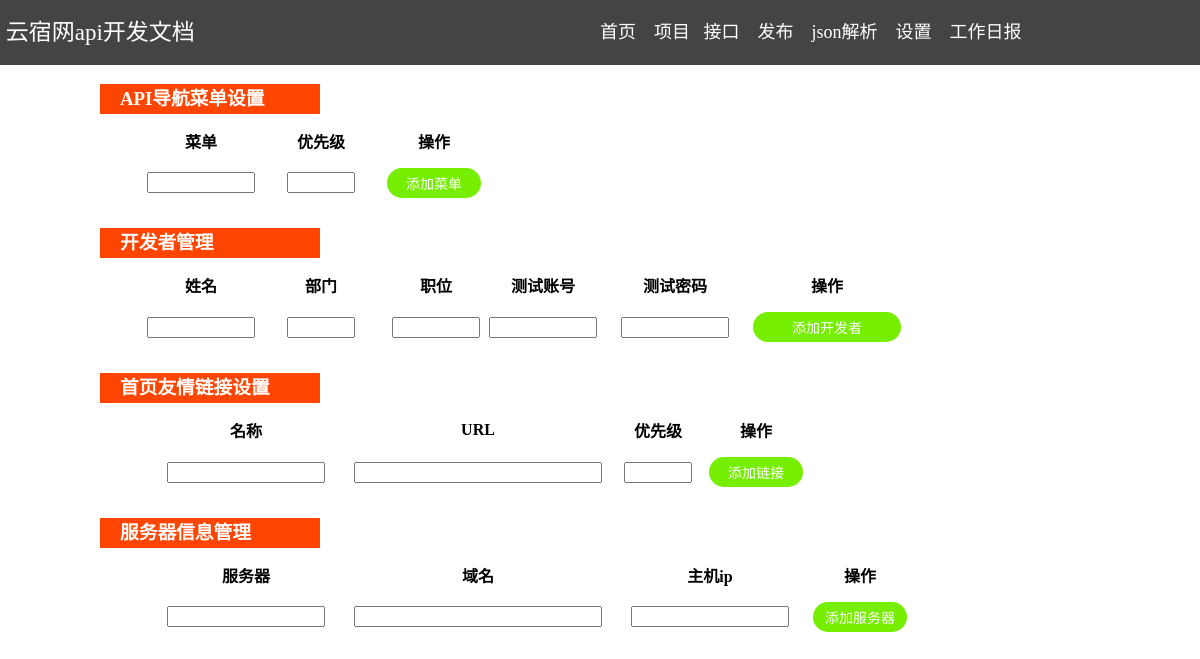
Page /set.php on the earlier database version.
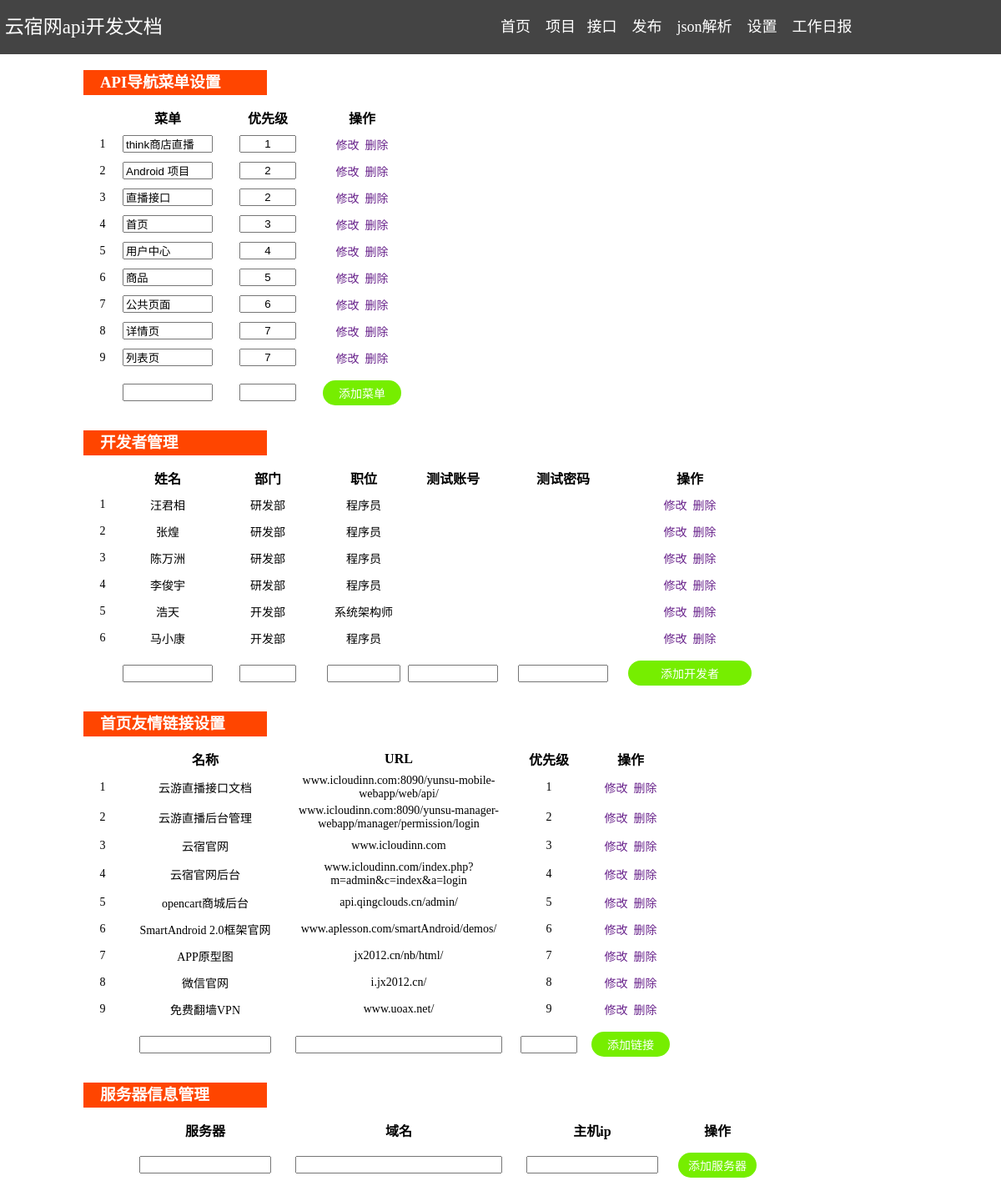
Same page on the later database version.
### tables this page shows
CREATE TABLE `doc_menus` (
  `menuid` int(2) NOT NULL AUTO_INCREMENT,
  `menuname` char(10) NOT NULL COMMENT '一级菜单',
  `priority` int(1) NOT NULL,
  PRIMARY KEY (`menuid`)
);

CREATE TABLE `doc_authors` (
  `authorid` int(2) NOT NULL AUTO_INCREMENT,
  `authname` char(10) NOT NULL,
  `department` char(10) NOT NULL COMMENT '部门',
  `position` char(10) NOT NULL COMMENT '职位',
  PRIMARY KEY (`authorid`)
);

CREATE TABLE `doc_links` (
  `lkid` int(3) NOT NULL AUTO_INCREMENT,
  `lkname` char(30) NOT NULL,
  `lkurl` char(80) NOT NULL,
  `priority` int(2) NOT NULL,
  PRIMARY KEY (`lkid`)
);

### inc/db.php (called while the page is built, shortened)
<?php
function exesql($sql)
{
    $connection = mysqli_connect(Config::$dbHost, Config::$dbUser, Config::$dbPwd,Config::$dbName);
    mysqli_query($connection,"set names 'utf8'");
    $rt = mysqli_query($connection,$sql);
    if ($rt) {
        if ($rt == "true") {
            $results = mysqli_affected_rows($connection);
        } else {
            $rows = array();
            while ($row = mysqli_fetch_array($rt, MYSQL_ASSOC)) {
                $rows[] = $row;
            }
            $results = $rows;
        }
    } else {
        $results = mysqli_error($connection);
    }
    return $results;
}

### public/set.php (the view, shortened to what the changed rows need)
<?php
require_once '../inc/db.php';
$menus = exesql("select * from doc_menus order by priority asc");
$authors = exesql("select * from doc_authors");
$mylink = exesql("select * from doc_links order by priority asc");
?>
<?php require_once 'header.php';?>
<link rel="stylesheet" href="/home/css/yunyou.css" type="text/css" media="screen" />
  <div id="container">
		<div id="contents" style="margin: 10px 100px 10px 100px;">
			<table>
				<colgroup>
				</colgroup>
				<thead>
					<tr>
						<th>&nbsp;</th>
						<th>菜单</th>
						<th>优先级</th>
						<th>操作</th>
					</tr>
				<thead>
				<tbody>
	            <?php $i=0; foreach ($menus as $menu){$i++;?>
	            <tr>
						<td><?php echo $i?></td>
						<td><input id="menuname<?php echo $menu['menuid']?>" class="inpt_menu" type="text" value="<?php echo $menu['menuname']?>"></td>
						<td><input id="prio<?php echo $menu['menuid']?>" class="inpt_prio"  type="text" value="<?php echo $menu['priority']?>"></td>
						<td>
						   <span onclick="upda_menu('<?php echo $menu['menuid']?>')">修改</span>&nbsp;
						   <span onclick="delmenu('<?php echo $menu['menuid']?>')">删除</span>
						</td>
				</tr>
	            <?php }?>
	            </tbody>
				<tfoot >
					<tr style="height: 50px;">
						<td>&nbsp;</td>
						<td><input id="new_menuname" class="inpt_menu" type="text" value=""></td>
						<td><input id="new_prio" class="inpt_prio"  type="text" value=""></td>
						<td><div class="yuanjiao" onclick="addmenu()">添加菜单</div></td>
					</tr>
				</tfoot>
			</table>
			<table>
			   <colgroup>
				</colgroup>
				<thead>
					<tr>
						<th>&nbsp;</th>
						<th>姓名</th>
					    <th>部门</th>
					    <th>职位</th>
					    <th>测试账号</th>
					    <th>测试密码</th>
					    <th>操作</th>
					</tr>
				<thead>
	           <?php $i=0; foreach ($authors as $author){$i++;?>
	           <tr>
					<td><?php echo $i?></td>
					<td>
					   <div class="auth<?php echo $author['authorid']?>"><?php echo $author['authname']?></div>
					</td>
					<td>
					   <div class="auth<?php echo $author['authorid']?>"><?php echo $author['department']?></div>
					</td>
					<td>
					   <div class="auth<?php echo $author['authorid']?>"><?php echo $author['position']?></div>
					</td>
					<td>
					</td>
					<td>
					</td>
					<td>
					   <span id="upda_auth<?php echo $author['authorid']?>" onclick="upda_befor('<?php echo $author['authorid']?>')">修改</span>&nbsp;
					   <span onclick="delauthor('<?php echo $author['authorid']?>')">删除</span>
					</td>
				</tr>
	         <?php }?>
				<tfoot >
					<tr style="height: 50px;">
						<td>&nbsp;</td>
						<td><input id="new_authname" class="inpt_menu" type="text" value=""></td>
						<td><input id="new_department" class="inpt_prio"  type="text" value=""></td>
						<td><input id="new_position" class="inpt_prio"  type="text" value="" style="width:80px"></td>
						<td><input id="new_access" class="inpt_prio"  type="text" value="" style="width:100px"></td>
						<td><input id="new_pwd" class="inpt_prio"  type="text" value="" style="width:100px"></td>
						<td><div class="yuanjiao" onclick="addauthor()">添加开发者</div></td>
					</tr>
				</tfoot>
	          </table>
			<table>
			   <colgroup>
				</colgroup>
				<thead>
					<tr>
						<th>&nbsp;</th>
						<th>名称</th>
					    <th>URL</th>
					    <th>优先级</th>
					    <th>操作</th>
					</tr>
				<thead>
	           <?php $i=0; foreach ($mylink as $link){$i++;?>
	           <tr>
					<td><?php echo $i?></td>
					<td>
					   <div class="link<?php echo $link['lkid']?>"><?php echo $link['lkname']?></div>
					</td>
					<td>
					   <div class="link<?php echo $link['lkid']?>"><?php echo $link['lkurl']?></div>
					</td>
					<td>
					   <div class="link<?php echo $link['lkid']?>"><?php echo $link['priority']?></div></td>
					<td>
					   <span id="upda_link<?php echo $link['lkid']?>" onclick="upda_link_befor('<?php echo $link['lkid']?>')">修改</span>&nbsp;
					   <span onclick="del_link('<?php echo $link['lkid']?>')">删除</span>
					</td>
				</tr>
	         <?php }?>
				<tfoot >
					<tr style="height: 50px;">
						<td>&nbsp;</td>
						<td><input id="new_link_name"  style="width: 150px" type="text" value=""></td>
						<td><input id="new_link_url"  style="width: 240px"type="text" value=""></td>
						<td><input id="new_link_priority" style="width: 60px"  type="text" value=""></td>
						<td><div class="yuanjiao" onclick="add_link()">添加链接</div></td>
					</tr>
				</tfoot>
	          </table>
			<table>
			   <colgroup>
				</colgroup>
				<thead>
					<tr>
						<th>&nbsp;</th>
						<th>服务器</th>
					    <th>域名</th>
					    <th>主机ip</th>
					    <th>操作</th>
					</tr>
				<thead>
				<tfoot >
					<tr style="height: 50px;">
						<td>&nbsp;</td>
						<td><input id="new_host_nm"  style="width: 150px" type="text" value=""></td>
						<td><input id="new_host_dm"  style="width: 240px"type="text" value=""></td>
						<td><input id="new_host_ip" style="width: 150px"  type="text" value=""></td>
						<td><div class="yuanjiao" onclick="add_host()">添加服务器</div></td>
					</tr>
				</tfoot>
	          </table>
		</div>
	</div>
</body>
</html>

Differences in the rows shown:
added doc_menus: menuname "think商店直播", priority "1"
added doc_menus: menuname "Android 项目", priority "2"
added doc_menus: menuname "直播接口", priority "2"
added doc_menus: menuname "首页", priority "3"
added doc_menus: menuname "用户中心", priority "4"
added doc_menus: menuname "商品", priority "5"
added doc_menus: menuname "公共页面", priority "6"
added doc_menus: menuname "详情页", priority "7"
added doc_menus: menuname "列表页", priority "7"
added doc_authors: authname "汪君相", department "研发部", position "程序员"
added doc_authors: authname "张煌", department "研发部", position "程序员"
added doc_authors: authname "陈万洲", department "研发部", position "程序员"
added doc_authors: authname "李俊宇", department "研发部", position "程序员"
added doc_authors: authname "浩天", department "开发部", position "系统架构师"
added doc_authors: authname "马小康", department "开发部", position "程序员"
added doc_links: lkname "云游直播接口文档", lkurl "www.icloudinn.com:8090/yunsu-mobile-webapp/web/api/", priority "1"
added doc_links: lkname "云游直播后台管理", lkurl "www.icloudinn.com:8090/yunsu-manager-webapp/manager/permission/login", priority "2"
added doc_links: lkname "云宿官网", lkurl "www.icloudinn.com", priority "3"
added doc_links: lkname "云宿官网后台", lkurl "www.icloudinn.com/index.php?m=admin&c=index&a=login", priority "4"
added doc_links: lkname "opencart商城后台", lkurl "api.qingclouds.cn/admin/", priority "5"
added doc_links: lkname "SmartAndroid 2.0框架官网", lkurl "www.aplesson.com/smartAndroid/demos/", priority "6"
added doc_links: lkname "APP原型图", lkurl "jx2012.cn/nb/html/", priority "7"
added doc_links: lkname "微信官网", lkurl "i.jx2012.cn/", priority "8"
added doc_links: lkname "免费翻墙VPN", lkurl "www.uoax.net/", priority "9"
